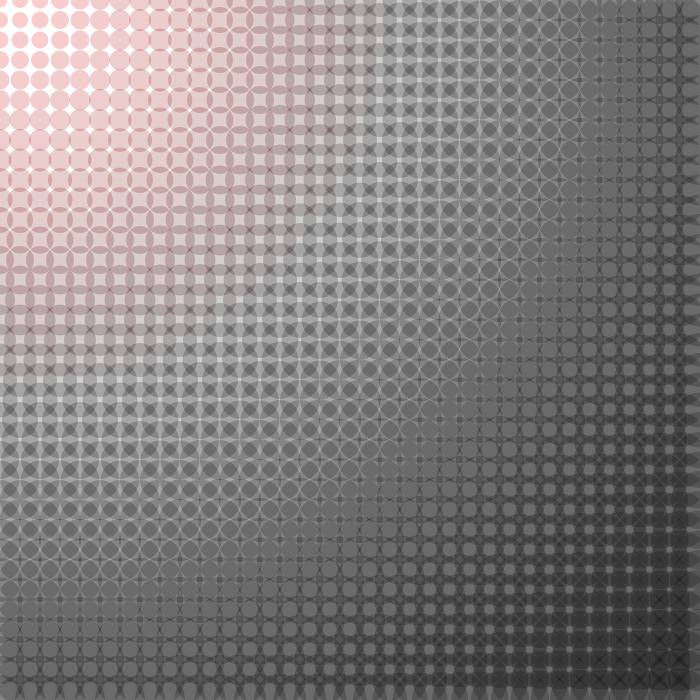
Frame 1 (no input)
Frame 60 (the mouse pressed at the canvas centre just before this capture): identical to frame 1, image omitted
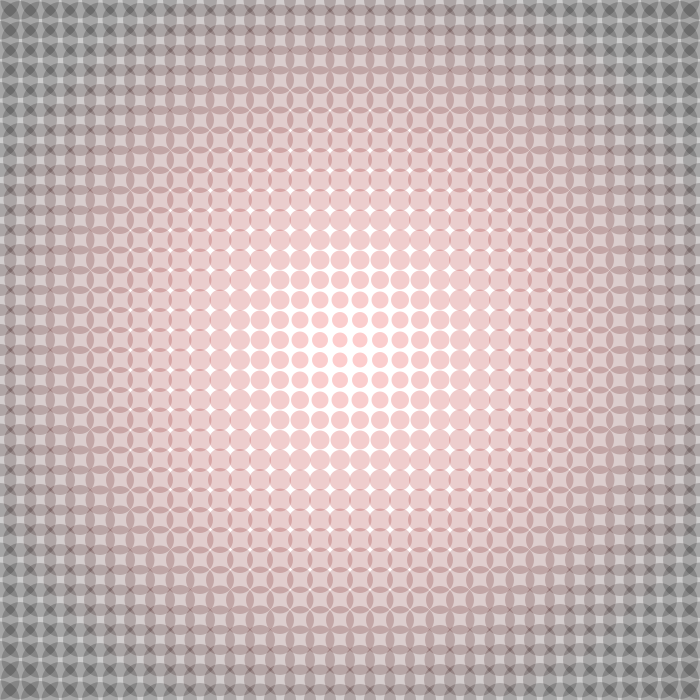
Frame 120 (the mouse held since frame 60 and released just before this capture)

The Processing sketch that drew these frames (run headless with seeded random() and noise(); from frame 60 on, the mouse is pressed at the canvas centre):

// Processing sketch: interactiveForLoop
// ── interactiveForLoop.pde
void setup(){
  size(700, 700); 
  noStroke(); 
}

void draw(){
  background(255); 
  
  for (int i = 0; i <=width; i += width/35){
    for (int j = 0; j <= height; j += height/35){
      //figure out distance b/w mouseX and mouseY
      //and our ellipses
      float dist = dist(mouseX, mouseY, i, j);
      
      float c = int(map(dist, 0, 400, 255, 0));
      float s = int(map(dist, 0, width, 15, 50));
      fill(c, 0, 0, 50); 
      ellipse(i, j, s, s);   
    }
  }
}
